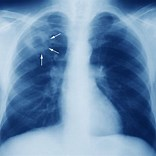
%> input picture chest_x-ray2.jpg, 156 x 156 px
$ octave power.m   (GNU Octave 9; MATLAB toolbox functions it lacks are replaced by stand-ins)
%> lines starting %> are read from the running program, lines starting %| are printed output that depends on the picture
clear all
close all

%% output power image of image
posimage = imread('chest_x-ray2.jpg');
%> posimage is the input picture: size 156x156x3 uint8; mean R, G, B 105.6, 139.2, 174.5

posimage = im2double(posimage); % convert image to double precision format. This is necessary for performing mathematical operations on the image data.
%> posimage: size 156x156x3 double
[m n] = size(posimage); %  Determines the size of the image and assigns the number of rows to m and the number of columns to n
%> m = 156; n = 468
c = 2; % Sets the value of the coefficient c used in the power-law transformation. This parameter controls the overall brightness of the output image.
%g = 0.6;
g = 1.8; % gamma parameter used in the power-law transformation. This parameter controls the contrast of the output image.

    for p = 1:m % row
        for q = 1:n % column
            powerimage(p,q) = c .*posimage(p,q).^g; % Calculates the pixel value for the power-law transformed image based on the formula s = c * r^g, where r is the input intensity value at position (p,q) in the original image.
        end
    end
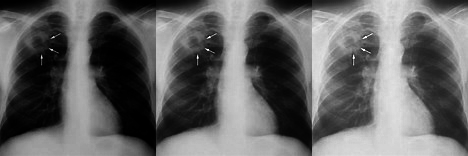
%> powerimage: size 156x468 double; min 0, max 2, mean 0.791; drawn with min black and max white
    figure(1)
    subplot(1,2,1)
    imshow(posimage);
    title('original image');
    subplot(1,2,2)
    imshow(powerimage);
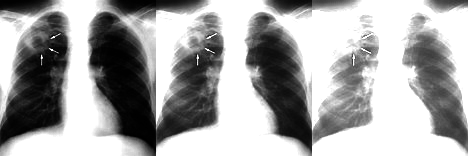
%> displayed picture: size 156x468, on the screen's scale of 0 to 255; min 0, max 255, mean 164.2
    title('power-law image')

 %% transformation function
 figure(2)
 r = 0:255; % Creates an array of intensity values ranging from 0 to 255.
 Y = c*(r.^(g)); % Computes the output intensity values Y based on the power-law transformation equation s = c * r^g.
 a = 256/Y(256); % Calculates a scaling factor a to ensure that the maximum intensity value of the output image is 255.
 s = a*Y; % Scales the intensity values to ensure that the maximum value is 255.
plot(r,s,'r-o') % Plots the transformation function s as a function of input intensity levels r.
title('Plot Equation s = c*r^g');
xlabel('Input Intensity Level,r');
ylabel('Output Intensity Level,s');
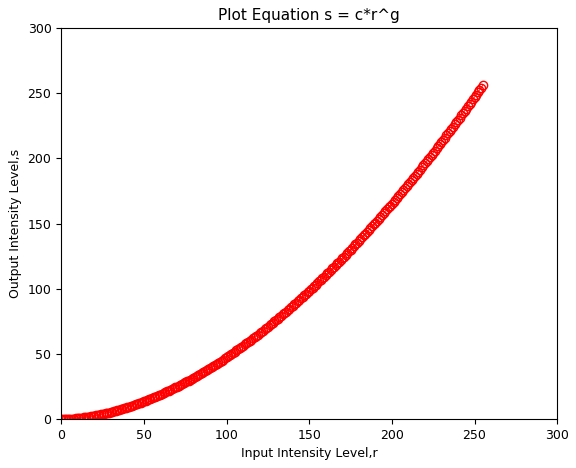
%> figure redrawn from the program's plot data; curve peaks at x = 255, y = 256
hold off

$ run again, with Contrast streching.JPG copied over chest_x-ray2.jpg
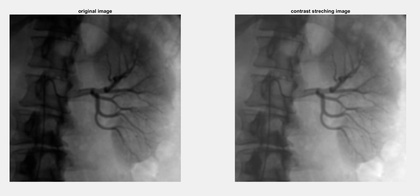
%> input picture Contrast streching.JPG, 420 x 196 px, shrunk from 2461 x 1147 before the run
%> posimage is the input picture: size 196x420x3 uint8; min 0, max 255, mean 136.9
%> posimage: size 196x420x3 double
%> after the loop `for p = 1:m`:
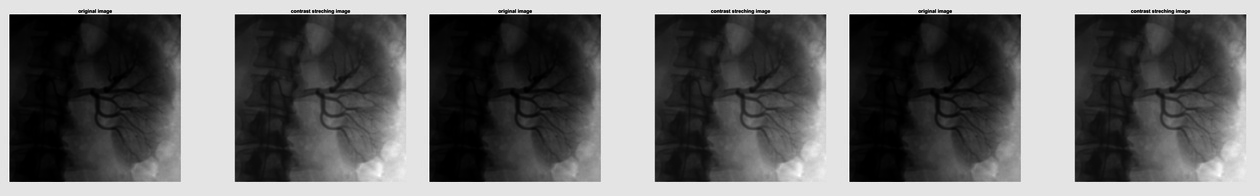
%> powerimage: size 196x1260 double; min 0, max 2, mean 0.818; drawn with min black and max white
%> `imshow(powerimage);`:
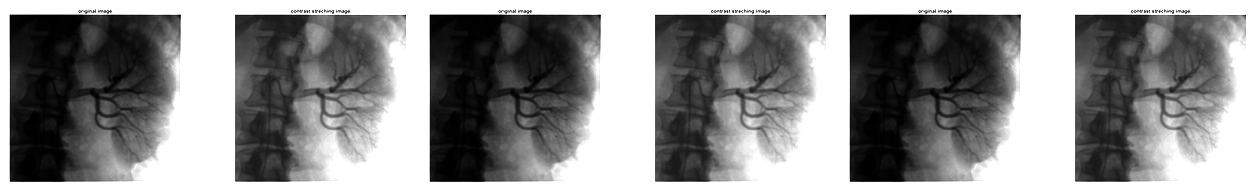
%> displayed picture: size 196x1260, on the screen's scale of 0 to 255; min 0, max 255, mean 143

$ run again, with Equalization.JPG copied over chest_x-ray2.jpg
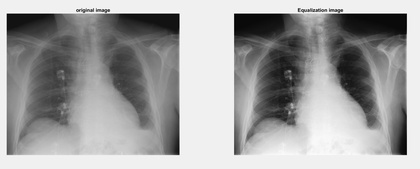
%> input picture Equalization.JPG, 420 x 169 px, shrunk from 2439 x 984 before the run
%> posimage is the input picture: size 169x420x3 uint8; min 0, max 255, mean 159.5
%> posimage: size 169x420x3 double
%> after the loop `for p = 1:m`:
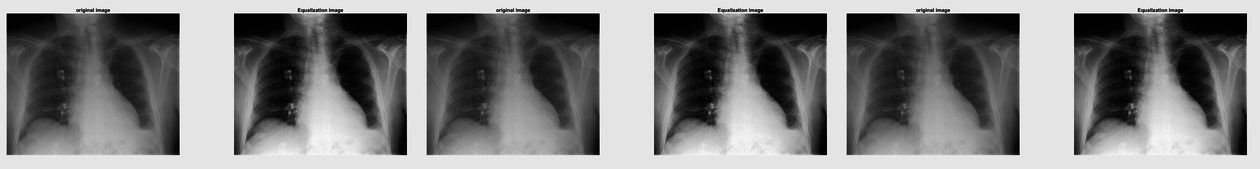
%> powerimage: size 169x1260 double; min 0, max 2, mean 0.993; drawn with min black and max white
%> `imshow(powerimage);`:
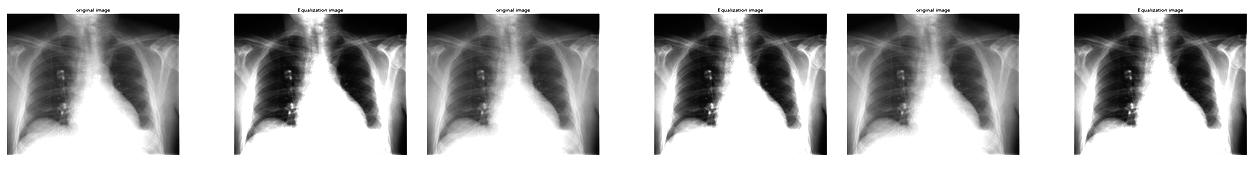
%> displayed picture: size 169x1260, on the screen's scale of 0 to 255; min 0, max 255, mean 176.7
